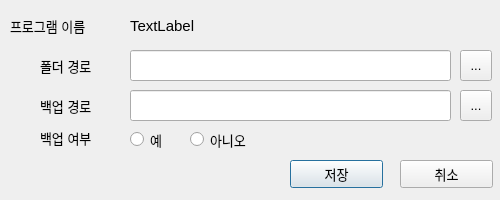
<?xml version="1.0" encoding="UTF-8"?>
<ui version="4.0">
 <class>Dialog</class>
 <widget class="QDialog" name="Dialog">
  <property name="windowModality">
   <enum>Qt::ApplicationModal</enum>
  </property>
  <property name="geometry">
   <rect>
    <x>0</x>
    <y>0</y>
    <width>500</width>
    <height>200</height>
   </rect>
  </property>
  <property name="minimumSize">
   <size>
    <width>500</width>
    <height>200</height>
   </size>
  </property>
  <property name="maximumSize">
   <size>
    <width>500</width>
    <height>200</height>
   </size>
  </property>
  <property name="windowTitle">
   <string>Setting</string>
  </property>
  <widget class="QLabel" name="label">
   <property name="geometry">
    <rect>
     <x>10</x>
     <y>10</y>
     <width>111</width>
     <height>31</height>
    </rect>
   </property>
   <property name="font">
    <font>
     <pointsize>10</pointsize>
    </font>
   </property>
   <property name="text">
    <string>프로그램 이름</string>
   </property>
  </widget>
  <widget class="QLineEdit" name="folderRouteLine">
   <property name="geometry">
    <rect>
     <x>130</x>
     <y>50</y>
     <width>321</width>
     <height>31</height>
    </rect>
   </property>
   <property name="font">
    <font>
     <pointsize>10</pointsize>
    </font>
   </property>
  </widget>
  <widget class="QLabel" name="label_2">
   <property name="geometry">
    <rect>
     <x>40</x>
     <y>50</y>
     <width>71</width>
     <height>31</height>
    </rect>
   </property>
   <property name="font">
    <font>
     <pointsize>10</pointsize>
    </font>
   </property>
   <property name="text">
    <string>폴더 경로</string>
   </property>
  </widget>
  <widget class="QToolButton" name="folderTool">
   <property name="geometry">
    <rect>
     <x>460</x>
     <y>50</y>
     <width>32</width>
     <height>31</height>
    </rect>
   </property>
   <property name="font">
    <font>
     <pointsize>10</pointsize>
    </font>
   </property>
   <property name="text">
    <string>...</string>
   </property>
  </widget>
  <widget class="QLabel" name="label_3">
   <property name="geometry">
    <rect>
     <x>40</x>
     <y>90</y>
     <width>71</width>
     <height>31</height>
    </rect>
   </property>
   <property name="font">
    <font>
     <pointsize>10</pointsize>
    </font>
   </property>
   <property name="text">
    <string>백업 경로</string>
   </property>
  </widget>
  <widget class="QLineEdit" name="backupRouteLine">
   <property name="geometry">
    <rect>
     <x>130</x>
     <y>90</y>
     <width>321</width>
     <height>31</height>
    </rect>
   </property>
   <property name="font">
    <font>
     <pointsize>10</pointsize>
    </font>
   </property>
  </widget>
  <widget class="QToolButton" name="backupTool">
   <property name="geometry">
    <rect>
     <x>460</x>
     <y>90</y>
     <width>32</width>
     <height>31</height>
    </rect>
   </property>
   <property name="font">
    <font>
     <pointsize>10</pointsize>
    </font>
   </property>
   <property name="text">
    <string>...</string>
   </property>
  </widget>
  <widget class="QRadioButton" name="yesRadio">
   <property name="geometry">
    <rect>
     <x>130</x>
     <y>130</y>
     <width>41</width>
     <height>19</height>
    </rect>
   </property>
   <property name="font">
    <font>
     <pointsize>10</pointsize>
    </font>
   </property>
   <property name="text">
    <string>예</string>
   </property>
  </widget>
  <widget class="QRadioButton" name="noRadio">
   <property name="geometry">
    <rect>
     <x>190</x>
     <y>130</y>
     <width>81</width>
     <height>19</height>
    </rect>
   </property>
   <property name="font">
    <font>
     <pointsize>10</pointsize>
    </font>
   </property>
   <property name="text">
    <string>아니오</string>
   </property>
  </widget>
  <widget class="QLabel" name="label_4">
   <property name="geometry">
    <rect>
     <x>40</x>
     <y>130</y>
     <width>81</width>
     <height>16</height>
    </rect>
   </property>
   <property name="font">
    <font>
     <pointsize>10</pointsize>
    </font>
   </property>
   <property name="text">
    <string>백업 여부</string>
   </property>
  </widget>
  <widget class="QPushButton" name="saveButton">
   <property name="geometry">
    <rect>
     <x>290</x>
     <y>160</y>
     <width>93</width>
     <height>28</height>
    </rect>
   </property>
   <property name="font">
    <font>
     <pointsize>10</pointsize>
    </font>
   </property>
   <property name="text">
    <string>저장</string>
   </property>
  </widget>
  <widget class="QPushButton" name="cancelButton">
   <property name="geometry">
    <rect>
     <x>400</x>
     <y>160</y>
     <width>93</width>
     <height>28</height>
    </rect>
   </property>
   <property name="font">
    <font>
     <pointsize>10</pointsize>
    </font>
   </property>
   <property name="text">
    <string>취소</string>
   </property>
  </widget>
  <widget class="QLabel" name="nameLabel">
   <property name="geometry">
    <rect>
     <x>130</x>
     <y>10</y>
     <width>321</width>
     <height>31</height>
    </rect>
   </property>
   <property name="font">
    <font>
     <pointsize>11</pointsize>
    </font>
   </property>
   <property name="text">
    <string>TextLabel</string>
   </property>
  </widget>
 </widget>
 <resources/>
 <connections/>
</ui>
